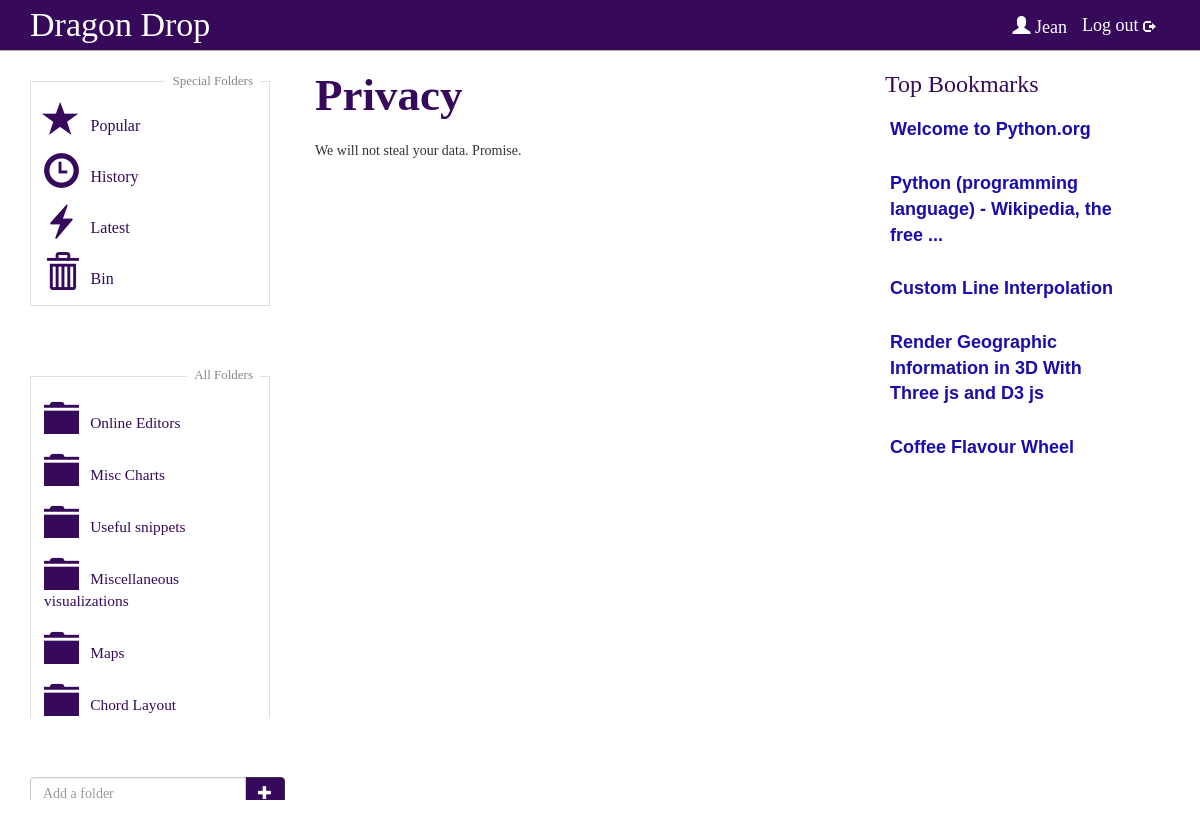
Screenshot of /privacy (signed in) with the database file from the repository.
### dragondrop/models.py (models this page shows, shortened)
class Folder(models.Model):
    foldername = models.CharField(max_length=128, null=False)
    fusername_fk = models.ForeignKey(User)
    def __unicode__(self):
        return self.foldername

class Bookmark(models.Model):
    url = models.URLField(unique=True)
    btitle = models.CharField(max_length=128, null=True, unique=False)
    bdescr = models.CharField(max_length=1024, null=True, unique=False)
    fname = models.ManyToManyField(Folder, through='BookmarkToFolder')
    saved_times = models.IntegerField(default=0)
    def niceName(self):
        if self.btitle=="--- Title not found ---" or not self.btitle:
            return self.url
        return self.btitle

### dragondrop/views.py (the view)
# urls.py: url(r'^privacy', views.privacy, name='privacy'),
def privacy(request):
    try:
        context = RequestContext(request)
        context_dict = bookmarksFoldersUsers(request)
        return render_to_response('privacy.html', context_dict, context)
    except UnboundLocalError:
        return HttpResponseRedirect('userpage')

### dragondrop/views.py (called while the page is built)
def getFolderList(current_user, current_folder_name, use_lighter_colour=False):
     try:
          folders = current_user.folder_set.all()
          for folder in folders:
              if folder.foldername == current_folder_name:
                  folder.url = None
                  folder.glyphicon_name = "glyphicon-folder-open"
                  if use_lighter_colour: folder.glyphicon_name += " keep-folder-open"
              else:
                  folder.glyphicon_name = "glyphicon-folder-close"
                  if use_lighter_colour: folder.glyphicon_name += " lighter-colour"
                  folder.url = encode_url(folder.foldername)
          return folders
     except User.DoesNotExist:
          return None

def encode_url(str):
    return str.replace(' ', '_')

def bookmarksFoldersUsers(request):
    context = RequestContext(request)
    if request.user.is_authenticated():
        current_user = request.user
        try:
            context_dict = {'bookmarklist': topfive(request),
                            'latestfive':   latestfive(request),
                            'user':         current_user,
                            'folders':      getFolderList(current_user, None)}
        except User.DoesNotExist:
               pass
    return context_dict

def topfive(request):
     topbookmark = Bookmark.objects.order_by('-saved_times')[:5]
     return topbookmark

def latestfive(request):
    latestBF = BookmarkToFolder.objects.filter(bffolder__fusername_fk=request.user).order_by('-datecreated')[:10]
    latestBookmarks = [bf.bfbookmark for bf in latestBF]
    latestBookmarks = list(OrderedDict.fromkeys(latestBookmarks)) # Get unique items
    return latestBookmarks[:5]

### templates/privacy.html (shortened to what this page needs)
{% extends 'base.html' %}
	{% block middle_column %}
	<h3 class="general">Privacy</h3>
		We will not steal your data. Promise.
	{% endblock %}

### templates/base.html (shortened to what this page needs)
<!DOCTYPE html>
{% load static %}
<html lang="en">
  <head>
    <link rel="stylesheet" href="{% static "css/bootstrap.css" %}" />
    <link rel="stylesheet" href="{% static "css/general-dragon.css" %}" />
    <link rel="stylesheet" href="{% static "css/jquery-ui-1.10.4.custom.css" %}" />
  </head>
	<body>
        <div class="navbar navbar-default navbar-static-top" role="navigation">
		<div class="container">
         <div class="collapse navbar-collapse ">
            <ul class="nav navbar-nav">
              <li>
                  <a class="footer heading" href="/userpage">Dragon Drop</a>
              </li>
				<li class="user-details hidden-xs"><a href="/log_out" >Log out  <span class="glyphicon glyphicon-log-out logout"></span></a></li>
				<li class="user-details hidden-xs"> <a class="navbar-brand " href="/userpage">
				<span class="glyphicon glyphicon-user"></span> {{user.username}} </a>
				</li>
			</ul>
            </div>
        </div>
      </div>
      <div class="container">
			<div class="row">
				<div class="col-md-3" id="folder-box">
					{% block left_column %}
                 <div class="row" id="scrollable">
                            <div class="row" id="folder-list">
                            {% include "special-folders.html" %}
                            {% include "all-folders.html" %}
                            </div>
                </div>
                <div class="col-md-12 add-folder">
                    <div class="input-group">
                        <input type="text" class="form-control" id="new-folder-name-input" placeholder="Add a folder">
                            <span class="input-group-btn">
                                <button class="btn btn-primary-folder" id="add-folder-button" type="button">
                                <a href="#"><span class="glyphicon glyphicon-plus"></span></a>
                                </button>
                            </span>
                    </div>
                </div>
					{% endblock %}
				</div>
				<div class="col-md-6 results">
					{% block middle_column %}{% endblock %}
				</div>
				<div class="col-md-3 ">
					{% block right_column_bin_bookmarks %}
                        {%  include "right-results.html" %}
					{% endblock %}
				</div>
			</div>
		</div>
  </body>
</html>

### templates/all-folders.html (shortened to what this page needs)
{% load static %}
                <div class="css-autocreated-folders">
                                <br class="clear" />
                </div>
{% if folders %}
         <div class="all-folders-title">All Folders</div>
                <div class="all-folders">
                                    {% for folder in folders %}
                                      <div class="col-md-12 droppable">
                                        {% if folder.url %}
                                          <a href="/{{folder.url}}/">
                                            <span class="glyphicon {{folder.glyphicon_name|default:"glyphicon-folder-close"}} dd-folder-icon"></span>
                                            <span class="folder-name">{{ folder }}</span>
                                          </a>
                                        {% else %}
                                          <span class="glyphicon {{folder.glyphicon_name|default:"glyphicon-folder-close"}} dd-folder-icon"></span>
                                          <span class="folder-name">{{ folder }}</span>
                                        {% endif %}
                                      </div>
                                    {% endfor %}
                                {% endif %}
                <br class="clear" />
                </div>

### templates/right-results.html
		{% load static %}
										<div class="top-bookmarks">
							<h3 class="top-five-heading">Top Bookmarks</h3>
								{% if bookmarklist %}
									{% for bookmark in bookmarklist %}
                                        <div class="draggable search-result">
                                             <strong><a href="{{ bookmark.url }}" target="_blank">{{ bookmark.niceName}}</a></strong>
                                        </div>
										{% endfor %}
								{% endif %}
						</div>

### static/css/general-dragon.css (style rules this page uses)
body { padding-bottom: 60px; background-color: #FFF; font-family: Verdana; }
h3 { font-family: Verdana; font-size: 24px; color: #36095A; margin: 0 0 20px 0; }
h3.top-five-heading { padding-bottom:15px; margin-bottom:0px; }
.navbar-static-top { background-color: #36095A; }
.navbar-static-top .navbar-nav > li > a { color: #fff; padding-left: 0; }
a.heading { font-family: Verdana; font-size: 34px; }
.navbar-nav { font-size: 18px; width: 100%; }
.navbar-default { border-color: #B3B3B3; }
.btn-primary-signin a, .btn-primary-search a, .btn-primary-delete a, .btn-primary-folder a, .btn-primary-add a { text-decoration: none; color: #fff; }
.btn-primary-folder { float: right; }
.nav > li > a { display: inline-block; }
html { position: relative; }
body { margin-bottom: 60px; }
.dd-folder-icon { font-size: 2.5em; color: #36095A; }
.btn-primary-search, .btn-primary-delete, .btn-primary-folder, .btn-primary-add { background-color: #36095A; border-color: #382f41; color: #fff; }
.draggable { color: #545454; background-color: rgba(255, 255, 255, 0.14); margin-bottom: 18px; min-height: 23px; font-family: arial, sans-serif; font-size: small; padding:5px; }
.draggable strong a, .draggable strong a:hover { color: #1a0dab; font-family: arial, sans-serif; font-size: 18px; }
.droppable { padding: 12px 0 0 0px; width: 100%; position: relative; }
.folder-name { color: #36095A; font-size: 16px; position: relative; top:-0.3em; padding-left: .5em; margin-right: 20px; }
.add-folder { padding: 20px 30px 0 0; position: absolute; bottom: 0; margin: 0 35px 0 0; }
#scrollable, #scrollable-bookmarks { margin-left: auto; margin-right: auto; overflow-y: auto; overflow-x: hidden; }
.special-folders-title, .suggested-folders-title, .all-folders-title { font-size: 13px; color: #868686; float: right; padding: 2px 7px; margin: -1px 10px 0 0; background-color: #fff; }
.all-folders-title { margin-top: 18px; }
.css-autocreated-folders { margin-left: 15px; padding: 10px; }
.all-folders { border: 1px solid #DFDFDF; margin: 30px 0 0 15px; padding: 0 0 10px 13px; }
.all-folders .folder-name { font-size: 1.1em; }
.row { //margin: 100px -15px 0 -15px; width:100%; }
.col-md-6 { z-index: 10; }
.top-bookmarks { z-index: 1; }
.top-bookmarks a, .top-bookmarks a:hover { color:#36095A; }
.logout { font-size: 12px; }
li.user-details { float: right; margin-right: 0px; }
@media (min-width: 992px) { html, body { overflow: auto; height:100%; min-height:800px; } }
@media (min-width: 992px) { body { margin-bottom:-60px; } }
@media (min-width: 992px) { .container > .row { height:100%; } }
@media (min-width: 992px) { .col-md-3 { height:100%; } }
@media (min-width: 992px) { .container { height:100%; } }
@media (min-width: 992px) { .col-md-6.results { height:100%; } }
@media (min-width: 992px) { #folder-box { height:100%; } }
h3.general { font-size: 45px; font-weight: bold; }

### rows the page displays
Folder: foldername "Online Editors"
Folder: foldername "Misc Charts"
Folder: foldername "Useful snippets"
Folder: foldername "Miscellaneous visualizations"
Folder: foldername "Maps"
Folder: foldername "Chord Layout"
Bookmark: niceName "Welcome to Python.org"
Bookmark: niceName "Python (programming language) - Wikipedia, the free ..."
Bookmark: niceName "Custom Line Interpolation"
Bookmark: niceName "Render Geographic Information in 3D With Three js and D3 js"
Bookmark: niceName "Coffee Flavour Wheel"

### other values shown
{{ user.username }} "Jean"
